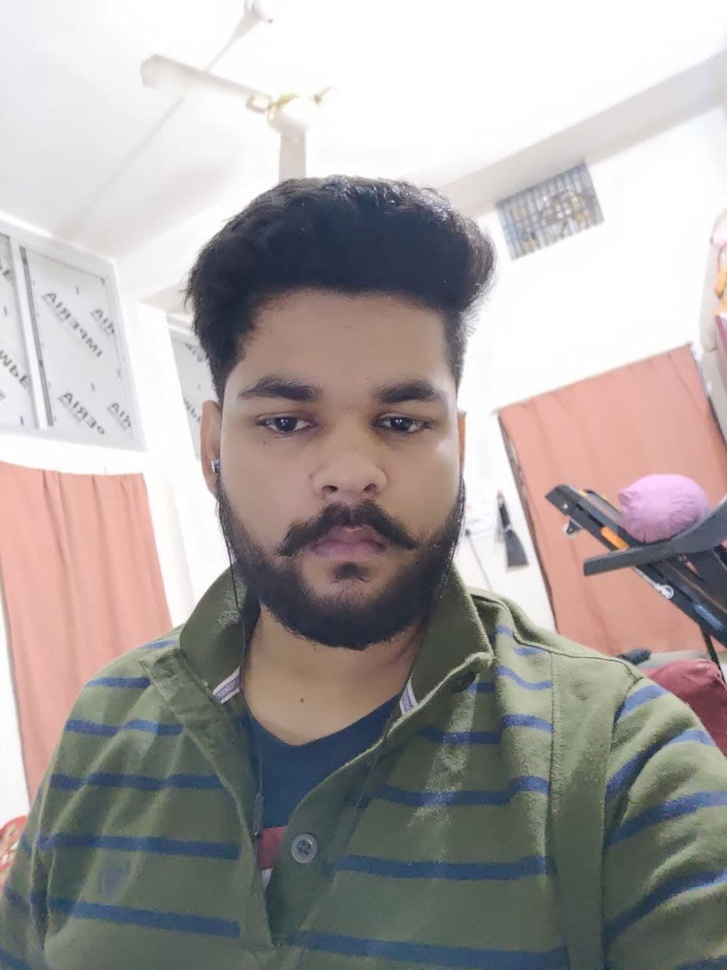
#> input picture Py_Sem_2/DataMining/profile.jpg, 727 x 970 px, shrunk from 960 x 1280 before the run, found by its file name
$ python ImageCompression.py
#> lines starting #> are read from the running program, lines starting #| are printed output that depends on the picture
import numpy as np
from matplotlib.image import imread
import matplotlib.pyplot as plt
from sklearn.decomposition import PCA, IncrementalPCA

image_raw = imread("E:\CodingZone\Python\Py_Sem_2\DataMining\profile.jpg")
#> image_raw is the input picture: shape (970, 727, 3); mean R, G, B 167.6, 161.3, 159.9
print(image_raw.shape)
#| (970, 727, 3)

# Displaying the image
plt.figure(figsize=[12, 8])
plt.imshow(image_raw)
plt.show()

image_sum = image_raw.sum(axis=2)
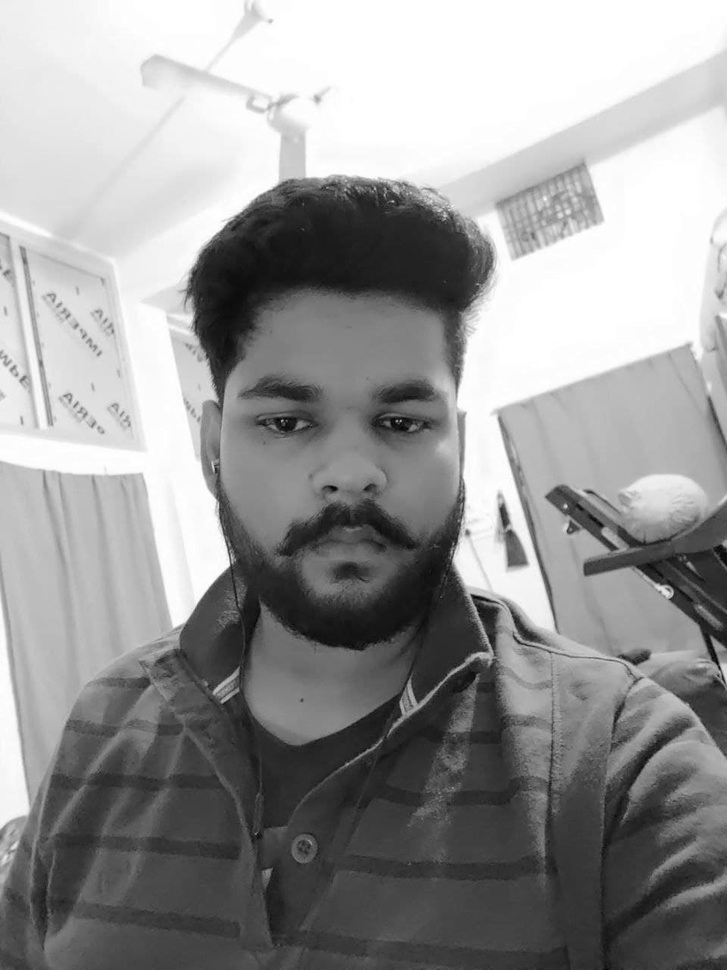
#> image_sum: shape (970, 727) uint64; min 84, max 765, mean 488.8; drawn with min black and max white
print(image_sum.shape)
#| (970, 727)

image_bw = image_sum / image_sum.max()
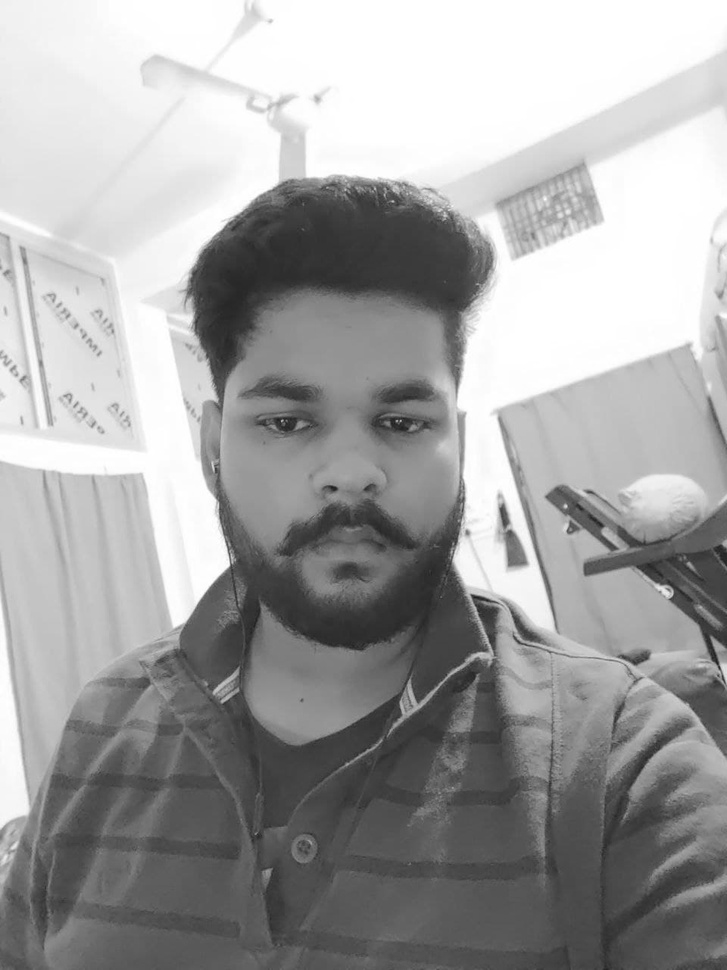
#> image_bw: shape (970, 727) float64; min 0.11, max 1, mean 0.639
print(image_bw.max())
#| 1.0

plt.figure(figsize=[12, 8])
plt.imshow(image_bw, cmap=plt.cm.gray)
plt.show()

pca = PCA()
pca.fit(image_bw)

# Getting the cumulative variance

var_cumu = np.cumsum(pca.explained_variance_ratio_) * 100

# How many PCs explain 95% of the variance?
k = np.argmax(var_cumu > 95)
print("Number of components explaining 95% variance: " + str(k))
# print("\n")

plt.figure(figsize=[10, 5])
plt.title('Cumulative Explained Variance explained by the components')
plt.ylabel('Cumulative Explained variance')
plt.xlabel('Principal components')
plt.axvline(x=k, color="k", linestyle="--")
plt.axhline(y=95, color="r", linestyle="--")
ax = plt.plot(var_cumu)
plt.show()
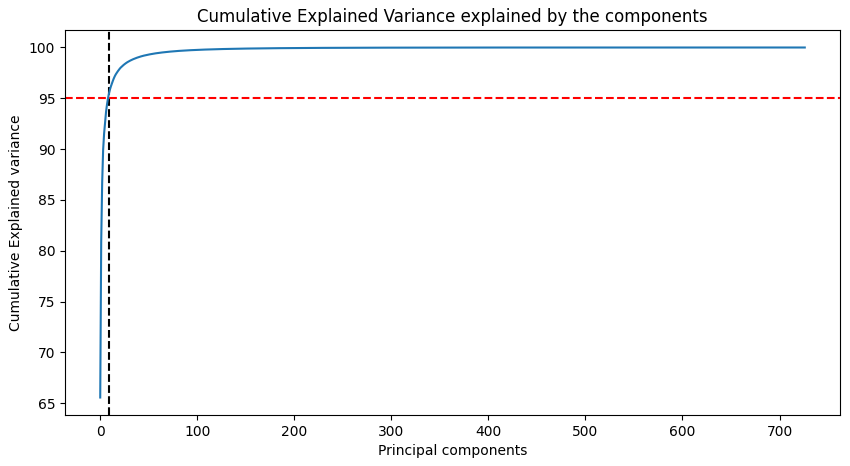
#> figure drawn by matplotlib, 1 panel; curve peaks at x = 726, y = 100

ipca = IncrementalPCA(n_components=k)
image_recon = ipca.inverse_transform(ipca.fit_transform(image_bw))
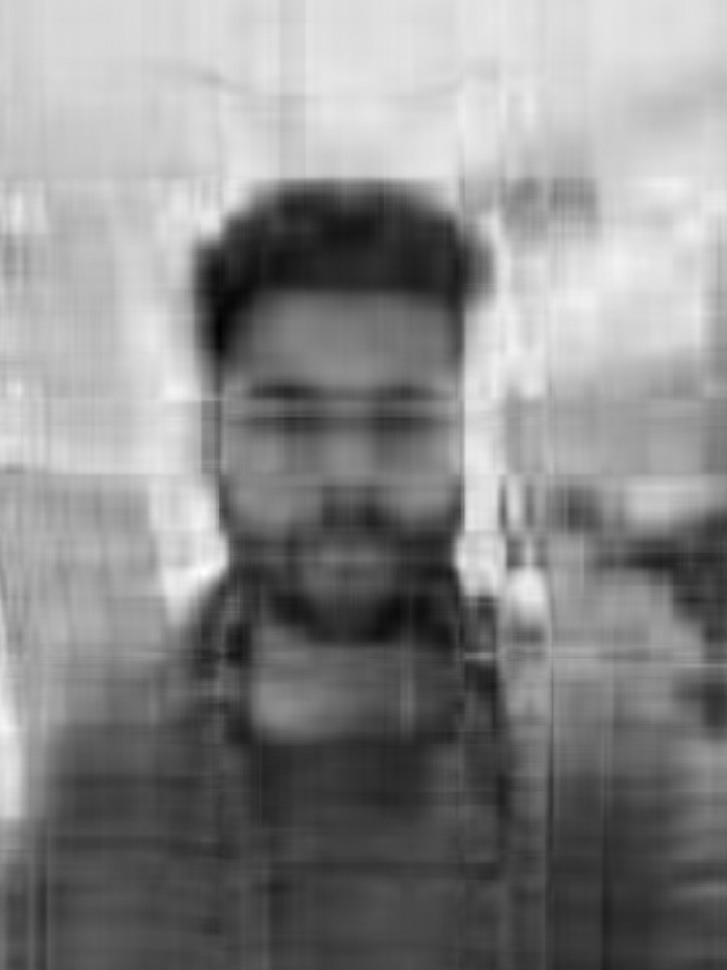
#> image_recon: shape (970, 727) float64; min 0.0549, max 1.14, mean 0.639; drawn with min black and max white

# Plotting the reconstructed image
plt.figure(figsize=[12,8])
plt.imshow(image_recon,cmap = plt.cm.gray)
plt.show()

def plot_at_k(k):
#> called with k = 100
    ipca = IncrementalPCA(n_components=k)
    image_recon = ipca.inverse_transform(ipca.fit_transform(image_bw))
    plt.imshow(image_recon, cmap=plt.cm.gray)

k = 150
plt.figure(figsize=[12, 8])
plot_at_k(100)
plt.show()

ks = [10, 25, 50, 100, 150, 250]

plt.figure(figsize=[15,9])

for i in range(6):
    plt.subplot(2,3,i+1)
    plot_at_k(ks[i])
    plt.title("Components: "+str(ks[i]))
#> this loop made 6 passes
#> pass 2, in plot_at_k (call 3), `image_recon = ipca.inverse_transform(ipca.fit_transform(image_bw))`:
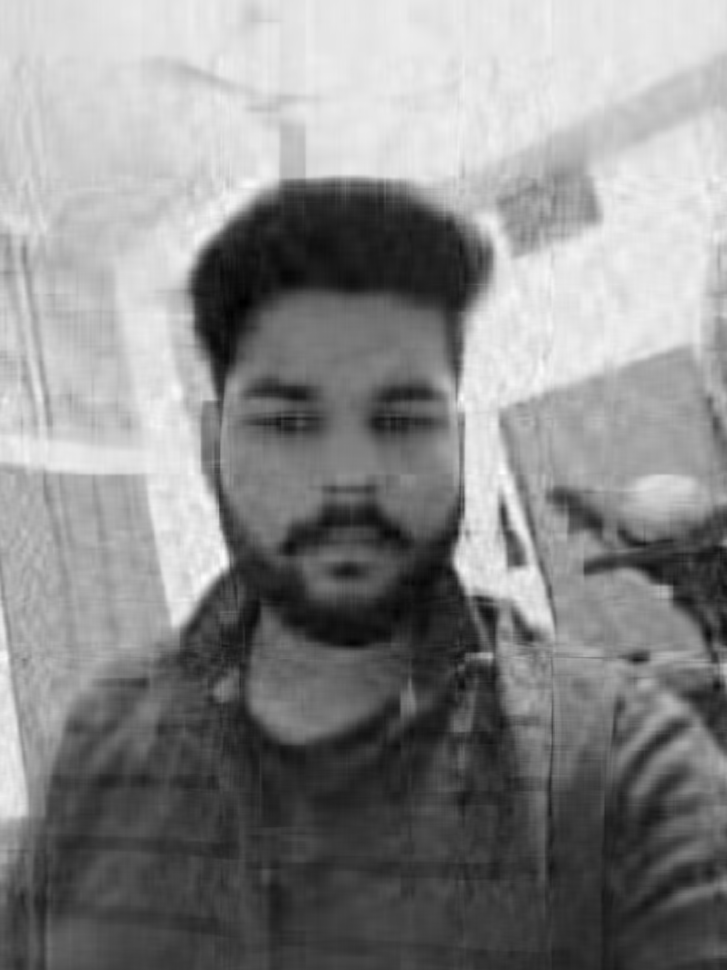
#> image_recon: shape (970, 727) float64; min 0.108, max 1.09, mean 0.639; drawn with min black and max white

plt.subplots_adjust(wspace=0.2, hspace=0.0)
plt.show()
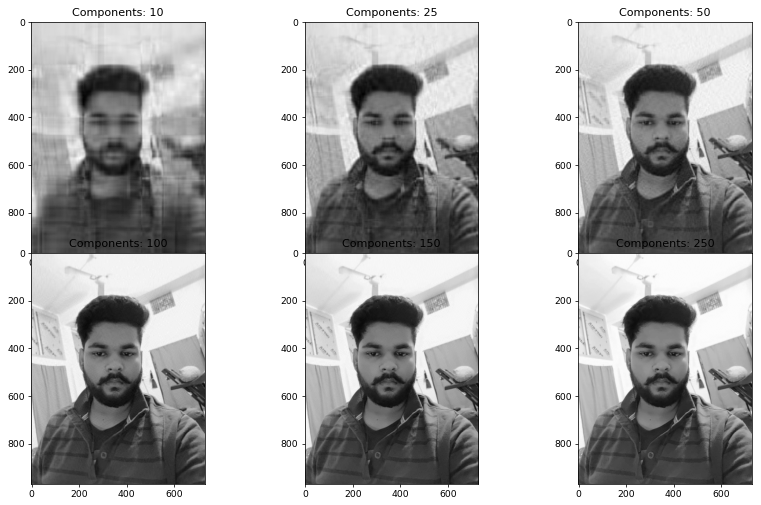
#> figure drawn by matplotlib, 6 panels

$ run again, with Py_Sem_2/DataMining/PCAIMG.jpg copied over Py_Sem_2/DataMining/profile.jpg
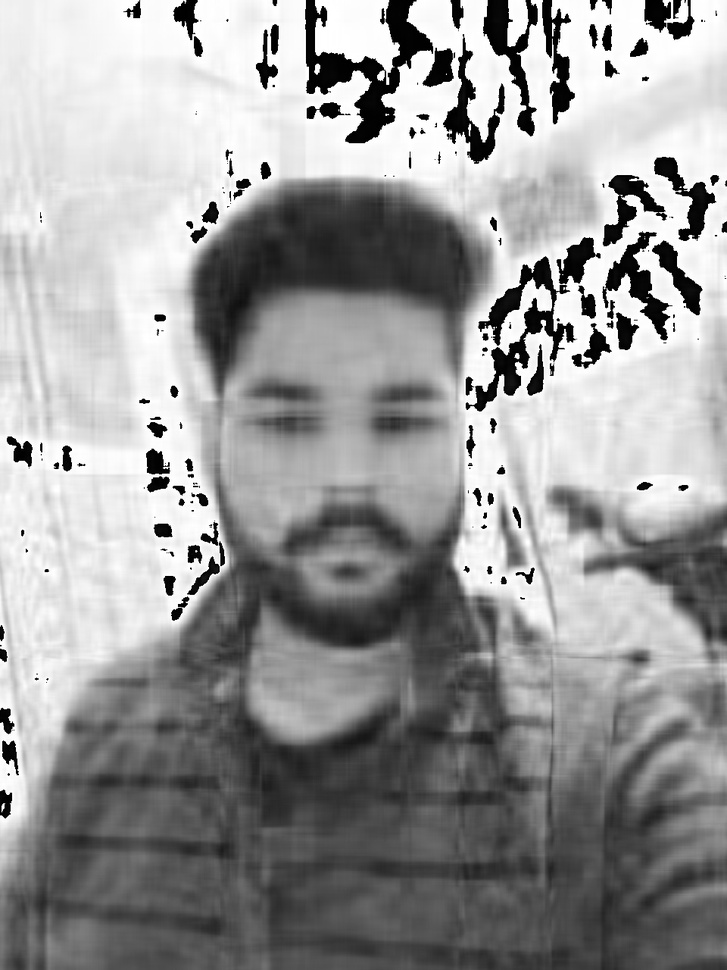
#> input picture Py_Sem_2/DataMining/PCAIMG.jpg, 727 x 970 px, shrunk from 960 x 1280 before the run, found by its file name
#> image_raw is the input picture: shape (970, 727, 3); min 0, max 255, mean 153.1
#| (970, 727, 3)
#| (970, 727)
#| 1.0
#> `plt.show()`:
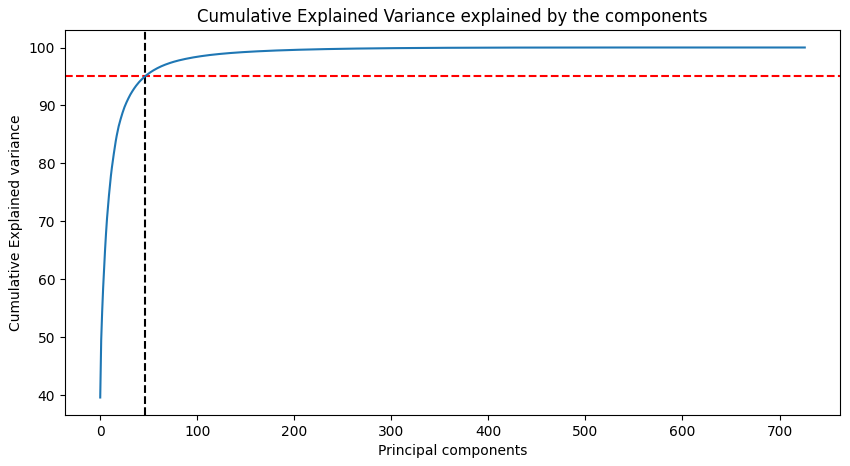
#> figure drawn by matplotlib, 1 panel; curve peaks at x = 726, y = 100
#> the loop `for i in range(6):` made 6 passes
#> pass 2, in plot_at_k (call 3), `image_recon = ipca.inverse_transform(ipca.fit_transform(image_bw))`:
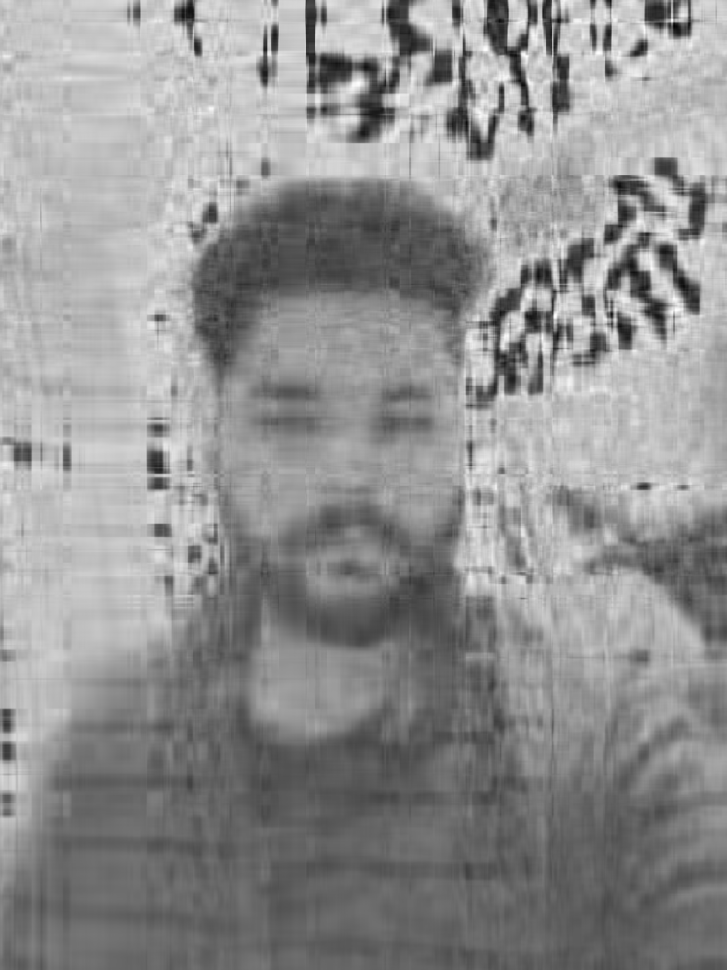
#> image_recon: shape (970, 727) float64; min -0.359, max 1.32, mean 0.6; drawn with min black and max white

$ run again, with Py_Sem_2/DataMining/WP_000084.jpg copied over Py_Sem_2/DataMining/profile.jpg
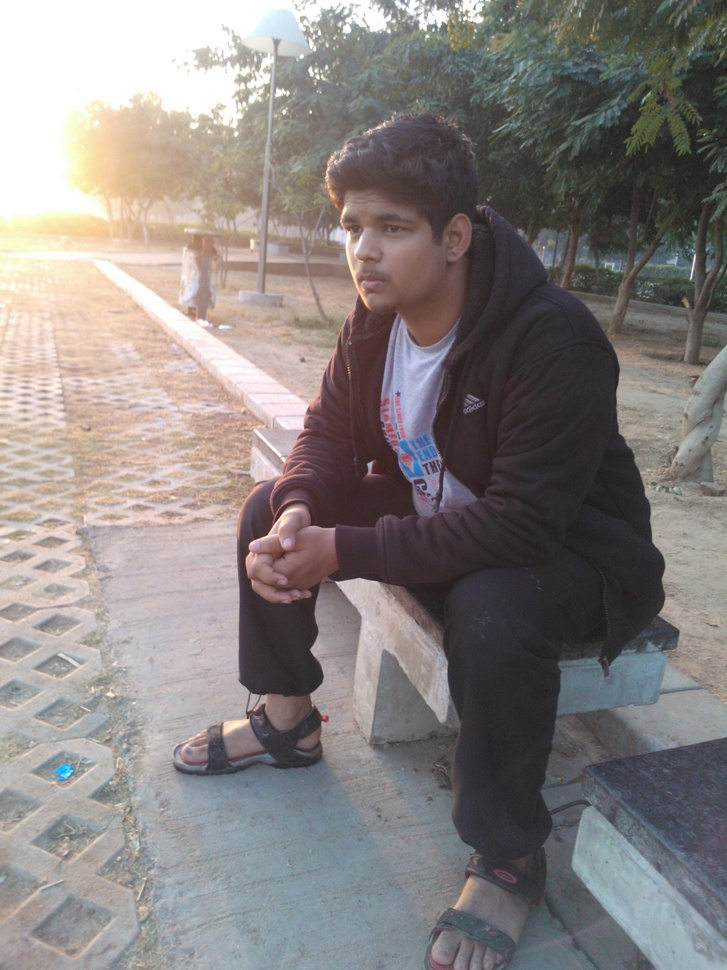
#> input picture Py_Sem_2/DataMining/WP_000084.jpg, 727 x 970 px, shrunk from 1224 x 1632 before the run, found by its file name
#> image_raw is the input picture: shape (970, 727, 3); mean R, G, B 135.6, 130, 128.6
#| (970, 727, 3)
#| (970, 727)
#| 1.0
#> `plt.show()`:
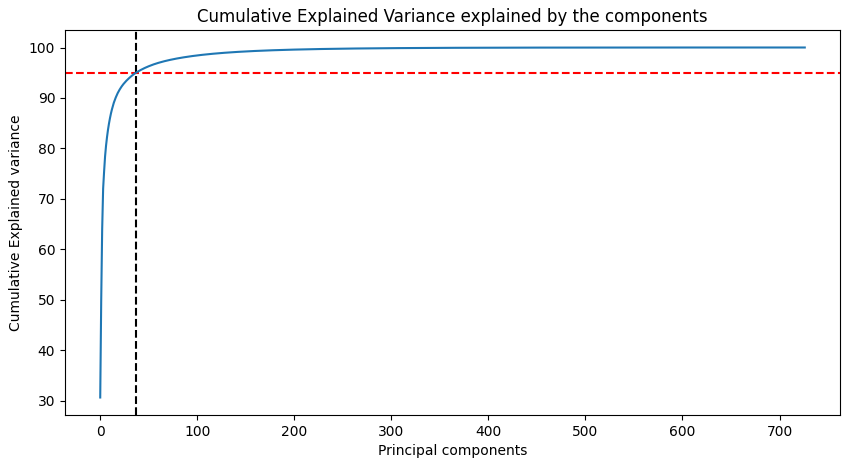
#> figure drawn by matplotlib, 1 panel; curve peaks at x = 726, y = 100
#> the loop `for i in range(6):` made 6 passes
#> pass 1, in plot_at_k (call 2), `image_recon = ipca.inverse_transform(ipca.fit_transform(image_bw))`:
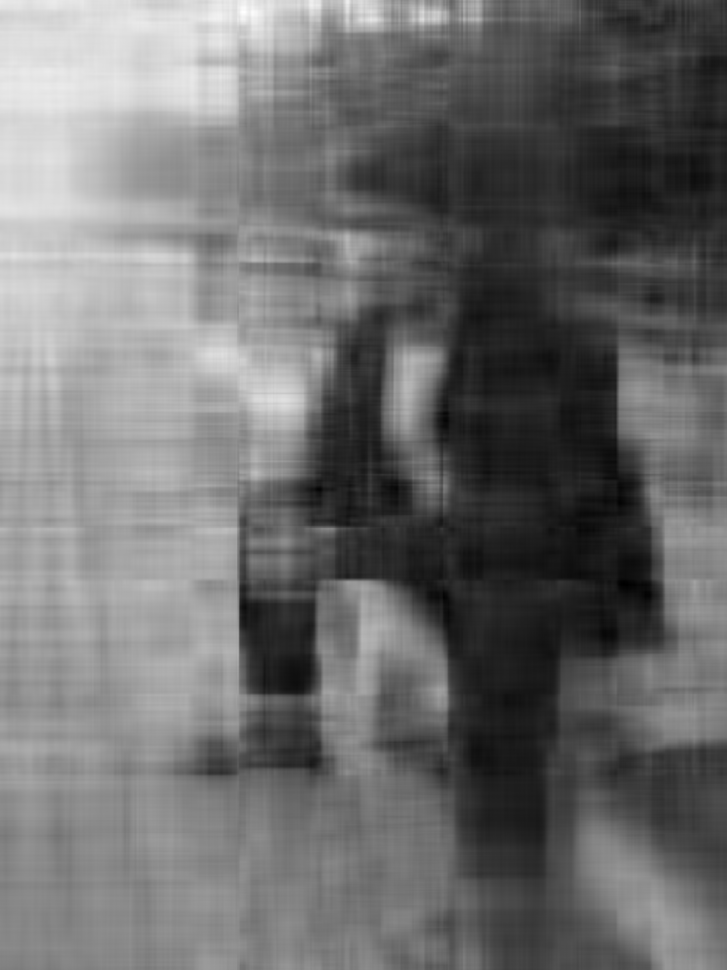
#> image_recon: shape (970, 727) float64; min 0.0473, max 1.13, mean 0.515; drawn with min black and max white
